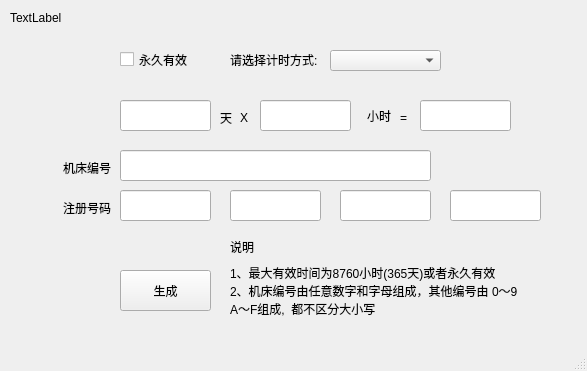
<?xml version="1.0" encoding="UTF-8"?>
<ui version="4.0">
 <class>MainWindow</class>
 <widget class="QMainWindow" name="MainWindow">
  <property name="geometry">
   <rect>
    <x>0</x>
    <y>0</y>
    <width>587</width>
    <height>371</height>
   </rect>
  </property>
  <property name="minimumSize">
   <size>
    <width>587</width>
    <height>371</height>
   </size>
  </property>
  <property name="maximumSize">
   <size>
    <width>587</width>
    <height>371</height>
   </size>
  </property>
  <property name="windowTitle">
   <string>MainWindow</string>
  </property>
  <widget class="QWidget" name="centralWidget">
   <widget class="QPushButton" name="generate">
    <property name="geometry">
     <rect>
      <x>120</x>
      <y>270</y>
      <width>91</width>
      <height>41</height>
     </rect>
    </property>
    <property name="text">
     <string>生成</string>
    </property>
   </widget>
   <widget class="QLineEdit" name="Key1">
    <property name="geometry">
     <rect>
      <x>120</x>
      <y>190</y>
      <width>91</width>
      <height>31</height>
     </rect>
    </property>
    <property name="maxLength">
     <number>4</number>
    </property>
    <property name="alignment">
     <set>Qt::AlignCenter</set>
    </property>
    <property name="readOnly">
     <bool>true</bool>
    </property>
   </widget>
   <widget class="QLineEdit" name="Key2">
    <property name="geometry">
     <rect>
      <x>230</x>
      <y>190</y>
      <width>91</width>
      <height>31</height>
     </rect>
    </property>
    <property name="maxLength">
     <number>4</number>
    </property>
    <property name="alignment">
     <set>Qt::AlignCenter</set>
    </property>
    <property name="readOnly">
     <bool>true</bool>
    </property>
   </widget>
   <widget class="QLineEdit" name="Key3">
    <property name="geometry">
     <rect>
      <x>340</x>
      <y>190</y>
      <width>91</width>
      <height>31</height>
     </rect>
    </property>
    <property name="maxLength">
     <number>4</number>
    </property>
    <property name="alignment">
     <set>Qt::AlignCenter</set>
    </property>
    <property name="readOnly">
     <bool>true</bool>
    </property>
   </widget>
   <widget class="QLineEdit" name="Key4">
    <property name="geometry">
     <rect>
      <x>450</x>
      <y>190</y>
      <width>91</width>
      <height>31</height>
     </rect>
    </property>
    <property name="maxLength">
     <number>4</number>
    </property>
    <property name="alignment">
     <set>Qt::AlignCenter</set>
    </property>
    <property name="readOnly">
     <bool>true</bool>
    </property>
   </widget>
   <widget class="QLineEdit" name="SysNum">
    <property name="geometry">
     <rect>
      <x>120</x>
      <y>150</y>
      <width>311</width>
      <height>31</height>
     </rect>
    </property>
    <property name="maxLength">
     <number>16</number>
    </property>
    <property name="alignment">
     <set>Qt::AlignCenter</set>
    </property>
   </widget>
   <widget class="QLabel" name="label_2">
    <property name="geometry">
     <rect>
      <x>40</x>
      <y>160</y>
      <width>71</width>
      <height>16</height>
     </rect>
    </property>
    <property name="text">
     <string>机床编号</string>
    </property>
    <property name="alignment">
     <set>Qt::AlignRight|Qt::AlignTrailing|Qt::AlignVCenter</set>
    </property>
   </widget>
   <widget class="QLabel" name="label_4">
    <property name="geometry">
     <rect>
      <x>40</x>
      <y>200</y>
      <width>71</width>
      <height>16</height>
     </rect>
    </property>
    <property name="text">
     <string>注册号码</string>
    </property>
    <property name="alignment">
     <set>Qt::AlignRight|Qt::AlignTrailing|Qt::AlignVCenter</set>
    </property>
   </widget>
   <widget class="QLabel" name="customer">
    <property name="geometry">
     <rect>
      <x>10</x>
      <y>10</y>
      <width>111</width>
      <height>16</height>
     </rect>
    </property>
    <property name="text">
     <string>TextLabel</string>
    </property>
   </widget>
   <widget class="QCheckBox" name="foreverCheck">
    <property name="geometry">
     <rect>
      <x>120</x>
      <y>50</y>
      <width>92</width>
      <height>19</height>
     </rect>
    </property>
    <property name="text">
     <string>永久有效</string>
    </property>
   </widget>
   <widget class="QLabel" name="label_7">
    <property name="geometry">
     <rect>
      <x>230</x>
      <y>260</y>
      <width>341</width>
      <height>61</height>
     </rect>
    </property>
    <property name="text">
     <string>1、最大有效时间为8760小时(365天)或者永久有效
2、机床编号由任意数字和字母组成，其他编号由 0～9 
A～F组成,  都不区分大小写</string>
    </property>
   </widget>
   <widget class="QLabel" name="label_8">
    <property name="geometry">
     <rect>
      <x>230</x>
      <y>240</y>
      <width>66</width>
      <height>14</height>
     </rect>
    </property>
    <property name="text">
     <string>说明</string>
    </property>
   </widget>
   <widget class="QComboBox" name="Change_Mode">
    <property name="geometry">
     <rect>
      <x>330</x>
      <y>50</y>
      <width>111</width>
      <height>21</height>
     </rect>
    </property>
   </widget>
   <widget class="QStackedWidget" name="stackedWidget">
    <property name="geometry">
     <rect>
      <x>100</x>
      <y>90</y>
      <width>441</width>
      <height>41</height>
     </rect>
    </property>
    <property name="currentIndex">
     <number>0</number>
    </property>
    <widget class="QWidget" name="page">
     <widget class="QLineEdit" name="info_day">
      <property name="geometry">
       <rect>
        <x>20</x>
        <y>10</y>
        <width>91</width>
        <height>31</height>
       </rect>
      </property>
      <property name="inputMethodHints">
       <set>Qt::ImhDigitsOnly</set>
      </property>
      <property name="maxLength">
       <number>3</number>
      </property>
      <property name="alignment">
       <set>Qt::AlignCenter</set>
      </property>
     </widget>
     <widget class="QLineEdit" name="Info_hour">
      <property name="geometry">
       <rect>
        <x>160</x>
        <y>10</y>
        <width>91</width>
        <height>31</height>
       </rect>
      </property>
     </widget>
     <widget class="QLabel" name="label_10">
      <property name="geometry">
       <rect>
        <x>300</x>
        <y>20</y>
        <width>16</width>
        <height>16</height>
       </rect>
      </property>
      <property name="text">
       <string>=</string>
      </property>
     </widget>
     <widget class="QLineEdit" name="Info">
      <property name="geometry">
       <rect>
        <x>320</x>
        <y>10</y>
        <width>91</width>
        <height>31</height>
       </rect>
      </property>
      <property name="inputMethodHints">
       <set>Qt::ImhDigitsOnly</set>
      </property>
      <property name="maxLength">
       <number>5</number>
      </property>
      <property name="alignment">
       <set>Qt::AlignCenter</set>
      </property>
     </widget>
     <widget class="QLabel" name="label_6">
      <property name="geometry">
       <rect>
        <x>120</x>
        <y>20</y>
        <width>16</width>
        <height>16</height>
       </rect>
      </property>
      <property name="text">
       <string>天</string>
      </property>
     </widget>
     <widget class="QLabel" name="label_9">
      <property name="geometry">
       <rect>
        <x>140</x>
        <y>20</y>
        <width>16</width>
        <height>16</height>
       </rect>
      </property>
      <property name="text">
       <string>X</string>
      </property>
     </widget>
     <widget class="QLabel" name="label">
      <property name="geometry">
       <rect>
        <x>260</x>
        <y>10</y>
        <width>31</width>
        <height>31</height>
       </rect>
      </property>
      <property name="text">
       <string>小时</string>
      </property>
      <property name="alignment">
       <set>Qt::AlignRight|Qt::AlignTrailing|Qt::AlignVCenter</set>
      </property>
     </widget>
    </widget>
    <widget class="QWidget" name="page_2">
     <widget class="QLabel" name="label_5">
      <property name="geometry">
       <rect>
        <x>10</x>
        <y>10</y>
        <width>121</width>
        <height>20</height>
       </rect>
      </property>
      <property name="text">
       <string>请选择到期日期</string>
      </property>
      <property name="alignment">
       <set>Qt::AlignRight|Qt::AlignTrailing|Qt::AlignVCenter</set>
      </property>
     </widget>
     <widget class="QDateEdit" name="GetDate">
      <property name="geometry">
       <rect>
        <x>150</x>
        <y>10</y>
        <width>111</width>
        <height>24</height>
       </rect>
      </property>
      <property name="displayFormat">
       <string>yyyy-M-d</string>
      </property>
      <property name="date">
       <date>
        <year>2014</year>
        <month>12</month>
        <day>25</day>
       </date>
      </property>
     </widget>
    </widget>
   </widget>
   <widget class="QLabel" name="label_11">
    <property name="geometry">
     <rect>
      <x>230</x>
      <y>50</y>
      <width>91</width>
      <height>20</height>
     </rect>
    </property>
    <property name="text">
     <string>请选择计时方式:</string>
    </property>
   </widget>
  </widget>
  <widget class="QMenuBar" name="menuBar">
   <property name="geometry">
    <rect>
     <x>0</x>
     <y>0</y>
     <width>587</width>
     <height>22</height>
    </rect>
   </property>
  </widget>
  <widget class="QStatusBar" name="statusBar"/>
 </widget>
 <layoutdefault spacing="6" margin="11"/>
 <resources/>
 <connections/>
</ui>
